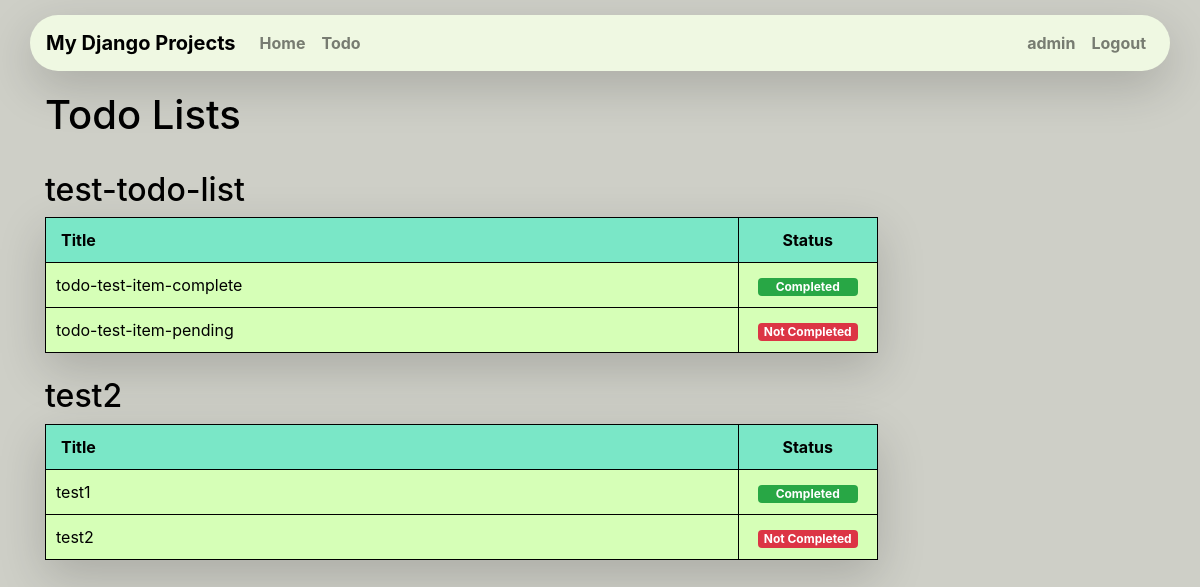
Screenshot of /todos/ (signed in) with the database file from the repository.
### myapp/models.py (models this page shows, shortened)
class TodoList(models.Model):
    user = models.ForeignKey(User, on_delete=models.CASCADE)
    title = models.CharField(max_length=200)
    created_at = models.DateTimeField(default=timezone.now)

class TodoItem(models.Model):
    todo_list = models.ForeignKey(TodoList, on_delete=models.CASCADE)
    title = models.CharField(max_length=200)
    completed = models.BooleanField(default=False)
    created_at = models.DateTimeField(default=timezone.now)

### myapp/views.py (the view)
# urls.py: path("todos/", views.todos, name="todos"),
@login_required
def todos(request):
    user = request.user
    lists = TodoList.objects.filter(user=user)
    items = TodoItem.objects.filter(todo_list__in=lists)
    return render(request, "todos.html", {"todos": items, "lists": lists})

### myapp/templates/todos.html (shortened to what this page needs)
{% extends "base.html" %} {% block title %}Todos{% endblock title %}
{% block content %}
<h1>Todo Lists</h1><br>
{% for list in lists %}
    <h2>{{ list.title }}</h2>
    <table class="shadow-lg">
        <thead>
            <tr>
                <th class="col-10">Title</th>
                <th class="text-center">Status</th>
            </tr>
        </thead>
        <tbody>
            {% for todo in list.todoitem_set.all %}
                <tr>
                    <td>{{ todo.title }}</td>
                    <td class="text-center">
                        {% if todo.completed %}
                            <span class="badge badge-success">Completed</span>
                        {% else %}
                            <span class="badge badge-danger">Not Completed</span>
                        {% endif %}
                    </td>
                </tr>
            {% endfor %}
        </tbody>
    </table><br>
{% endfor %}
{% endblock content %}

### myapp/templates/base.html (shortened to what this page needs)
<!DOCTYPE html>
<html lang="en">
  <head>
    <link rel="stylesheet" href="https://stackpath.bootstrapcdn.com/bootstrap/4.3.1/css/bootstrap.min.css"  rel="stylesheet" />
  </head>
  <body class="bg-custom">
    <nav class="navbar navbar-expand-lg navbar-light navbar-custom container shadow-lg">
      <a class="navbar-brand font-weight-bold" href="{% url "home" %}">My Django Projects</a>
      <div class="collapse navbar-collapse justify-content-start" id="navbarNav">
        <ul class="navbar-nav">
          <li class="nav-item">
            <a class="nav-link font-weight-bold" href="{% url "home" %}">Home</a>
          </li>
          {% if user.is_authenticated %}
          <li class="nav-item">
            <a class="nav-link font-weight-bold" href="{% url 'todos' %}">Todo</a>
          </li>
          {% endif %}
        </ul>
      </div>
      <div class="collapse navbar-collapse justify-content-end" id="navbarNav">
        <ul class="navbar-nav">
          {% if user.is_authenticated %}
          <li class="nav-item">
            <a class="nav-link font-weight-bold" href="{% url 'dashboard' %}">{{user.username}}</a>
          </li>
          <li class="nav-item">
            <a class="nav-link font-weight-bold" href="{% url 'logout' %}">Logout</a>
          </li>
          {% endif %}
        </ul>
      </div>
    </nav>
    <div class="container">{% block content %} {% endblock %}</div>
  </body>
</html>

### myapp/templates/base.html (style rules this page uses)
.bg-custom { background-color: #CECFC7; color: #000000; padding: 15px; }
.navbar-custom { background-color: #EFF8E2; border-radius: 30px; margin-bottom: 20px; }
.navbar-custom .navbar-brand, .navbar-custom .nav-link { color: #000000; }

### myapp/templates/todos.html (style rules this page uses)
table { width: 75%; border-collapse: collapse; }
table, th, td { border: 1px solid black; }
th, td { padding: 10px; text-align: left; background-color: #D6FFB7; }
th { background-color: #7AE7C7; }
span { width: 100px; padding: 5px; border-radius: 5px; }

### rows the page displays
TodoList: title "test-todo-list"
TodoItem: title "todo-test-item-complete", completed "Completed"
TodoItem: title "todo-test-item-pending", completed "Not Completed"
TodoList: title "test2"
TodoItem: title "test1", completed "Completed"
TodoItem: title "test2", completed "Not Completed"

### other values shown
{{ user.username }} "admin"
